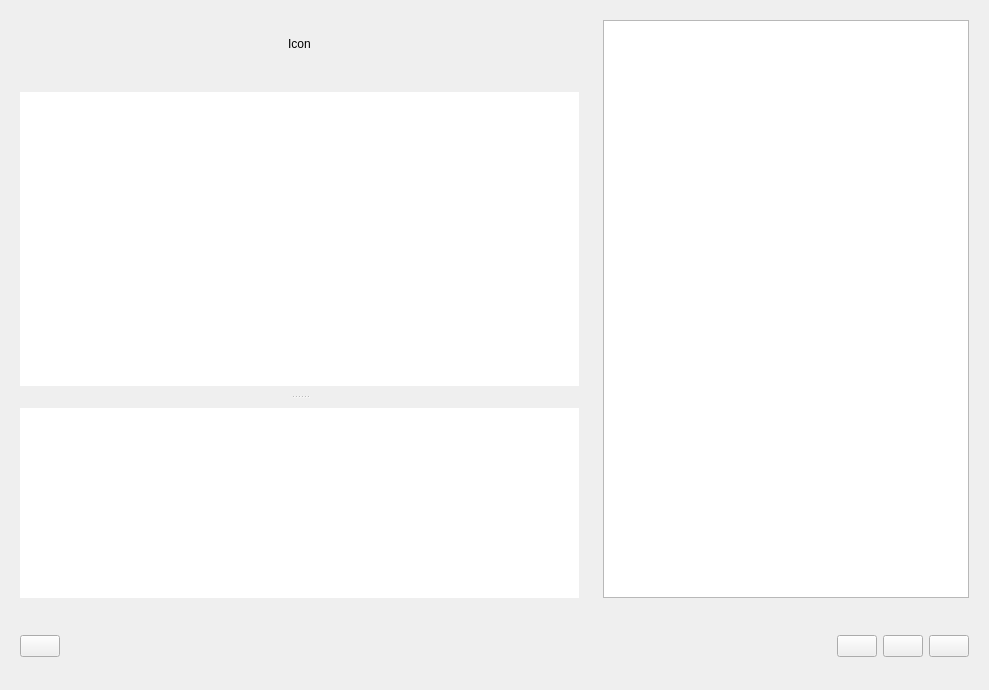
<?xml version="1.0" encoding="UTF-8"?>
<ui version="4.0">
 <class>Form</class>
 <widget class="QWidget" name="Form">
  <property name="geometry">
   <rect>
    <x>0</x>
    <y>0</y>
    <width>989</width>
    <height>690</height>
   </rect>
  </property>
  <property name="windowTitle">
   <string>Form</string>
  </property>
  <layout class="QGridLayout" name="gridLayout">
   <item row="1" column="0">
    <widget class="QSplitter" name="splitter">
     <property name="sizePolicy">
      <sizepolicy hsizetype="Preferred" vsizetype="Expanding">
       <horstretch>60</horstretch>
       <verstretch>80</verstretch>
      </sizepolicy>
     </property>
     <property name="orientation">
      <enum>Qt::Vertical</enum>
     </property>
     <widget class="QFrame" name="frame">
      <property name="sizePolicy">
       <sizepolicy hsizetype="Preferred" vsizetype="Preferred">
        <horstretch>0</horstretch>
        <verstretch>60</verstretch>
       </sizepolicy>
      </property>
      <property name="frameShape">
       <enum>QFrame::NoFrame</enum>
      </property>
      <property name="frameShadow">
       <enum>QFrame::Raised</enum>
      </property>
      <layout class="QGridLayout" name="gridLayout_3">
       <item row="0" column="0">
        <widget class="QListWidget" name="lW_shopping">
         <property name="frameShape">
          <enum>QFrame::NoFrame</enum>
         </property>
        </widget>
       </item>
      </layout>
     </widget>
     <widget class="QFrame" name="frame_3">
      <property name="sizePolicy">
       <sizepolicy hsizetype="Preferred" vsizetype="Preferred">
        <horstretch>0</horstretch>
        <verstretch>40</verstretch>
       </sizepolicy>
      </property>
      <property name="frameShape">
       <enum>QFrame::NoFrame</enum>
      </property>
      <property name="frameShadow">
       <enum>QFrame::Raised</enum>
      </property>
      <layout class="QGridLayout" name="gridLayout_5">
       <item row="0" column="0">
        <widget class="QListWidget" name="listWidget">
         <property name="frameShape">
          <enum>QFrame::NoFrame</enum>
         </property>
        </widget>
       </item>
      </layout>
     </widget>
    </widget>
   </item>
   <item row="2" column="0" colspan="2">
    <widget class="QFrame" name="frame_actions">
     <property name="sizePolicy">
      <sizepolicy hsizetype="Preferred" vsizetype="Preferred">
       <horstretch>0</horstretch>
       <verstretch>10</verstretch>
      </sizepolicy>
     </property>
     <property name="frameShape">
      <enum>QFrame::NoFrame</enum>
     </property>
     <property name="frameShadow">
      <enum>QFrame::Raised</enum>
     </property>
     <layout class="QGridLayout" name="gridLayout_2">
      <item row="0" column="3">
       <widget class="QPushButton" name="pB_print">
        <property name="text">
         <string/>
        </property>
        <property name="icon">
         <iconset>
          <normaloff>images/icon_print.png</normaloff>images/icon_print.png</iconset>
        </property>
        <property name="iconSize">
         <size>
          <width>50</width>
          <height>50</height>
         </size>
        </property>
       </widget>
      </item>
      <item row="0" column="1">
       <spacer name="horizontalSpacer">
        <property name="orientation">
         <enum>Qt::Horizontal</enum>
        </property>
        <property name="sizeHint" stdset="0">
         <size>
          <width>40</width>
          <height>20</height>
         </size>
        </property>
       </spacer>
      </item>
      <item row="0" column="2">
       <widget class="QPushButton" name="pB_reset">
        <property name="text">
         <string/>
        </property>
        <property name="icon">
         <iconset>
          <normaloff>images/icon_reset_LD.png</normaloff>images/icon_reset_LD.png</iconset>
        </property>
        <property name="iconSize">
         <size>
          <width>50</width>
          <height>50</height>
         </size>
        </property>
       </widget>
      </item>
      <item row="0" column="4">
       <widget class="QPushButton" name="pB_send">
        <property name="text">
         <string/>
        </property>
        <property name="icon">
         <iconset>
          <normaloff>images/icon_send.png</normaloff>images/icon_send.png</iconset>
        </property>
        <property name="iconSize">
         <size>
          <width>50</width>
          <height>50</height>
         </size>
        </property>
       </widget>
      </item>
      <item row="0" column="0">
       <widget class="QPushButton" name="pB_sort">
        <property name="text">
         <string/>
        </property>
        <property name="icon">
         <iconset>
          <normaloff>images/icon_filter_LD.png</normaloff>images/icon_filter_LD.png</iconset>
        </property>
        <property name="iconSize">
         <size>
          <width>50</width>
          <height>50</height>
         </size>
        </property>
       </widget>
      </item>
     </layout>
    </widget>
   </item>
   <item row="0" column="0">
    <widget class="QFrame" name="frame_2">
     <property name="sizePolicy">
      <sizepolicy hsizetype="Preferred" vsizetype="Preferred">
       <horstretch>0</horstretch>
       <verstretch>10</verstretch>
      </sizepolicy>
     </property>
     <property name="frameShape">
      <enum>QFrame::NoFrame</enum>
     </property>
     <property name="frameShadow">
      <enum>QFrame::Raised</enum>
     </property>
     <layout class="QGridLayout" name="gridLayout_4">
      <item row="0" column="0">
       <widget class="QLabel" name="label_icon">
        <property name="text">
         <string>Icon</string>
        </property>
        <property name="alignment">
         <set>Qt::AlignCenter</set>
        </property>
       </widget>
      </item>
     </layout>
    </widget>
   </item>
   <item row="0" column="1" rowspan="2">
    <widget class="QFrame" name="frame_4">
     <property name="sizePolicy">
      <sizepolicy hsizetype="Preferred" vsizetype="Preferred">
       <horstretch>40</horstretch>
       <verstretch>0</verstretch>
      </sizepolicy>
     </property>
     <property name="frameShape">
      <enum>QFrame::NoFrame</enum>
     </property>
     <property name="frameShadow">
      <enum>QFrame::Raised</enum>
     </property>
     <layout class="QGridLayout" name="gridLayout_6">
      <item row="0" column="0">
       <widget class="QTableWidget" name="tW_link_menus"/>
      </item>
     </layout>
    </widget>
   </item>
  </layout>
 </widget>
 <resources/>
 <connections/>
</ui>
